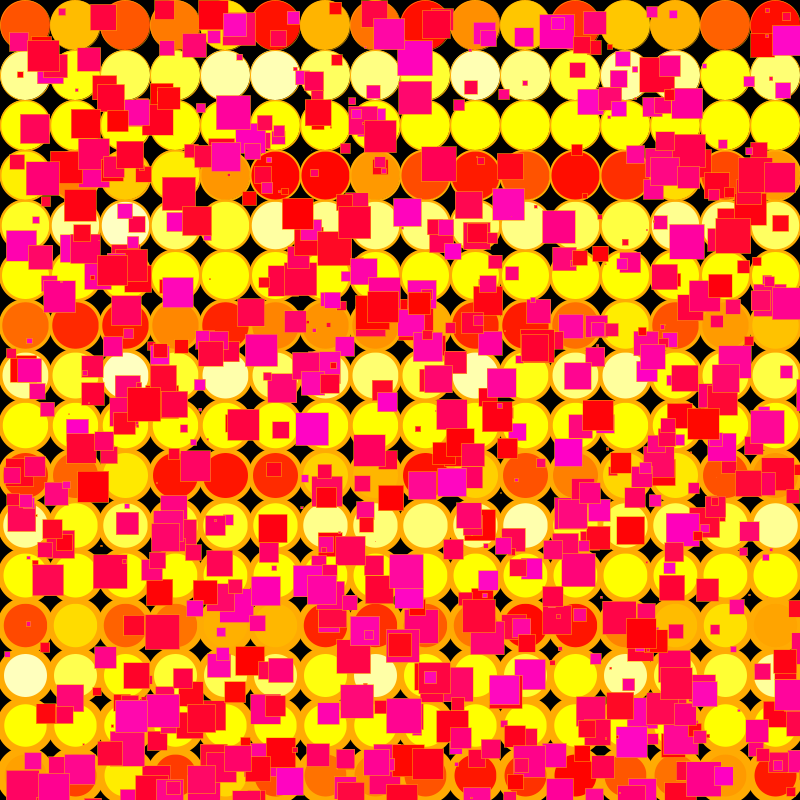
Frame 1 (no input)
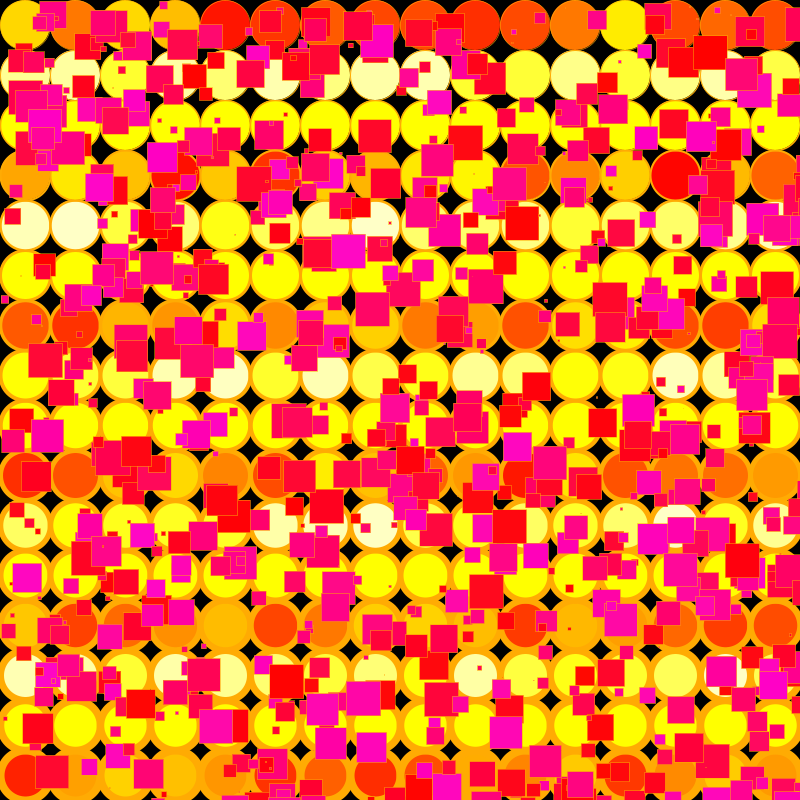
Frame 60 (the mouse pressed at the canvas centre just before this capture)
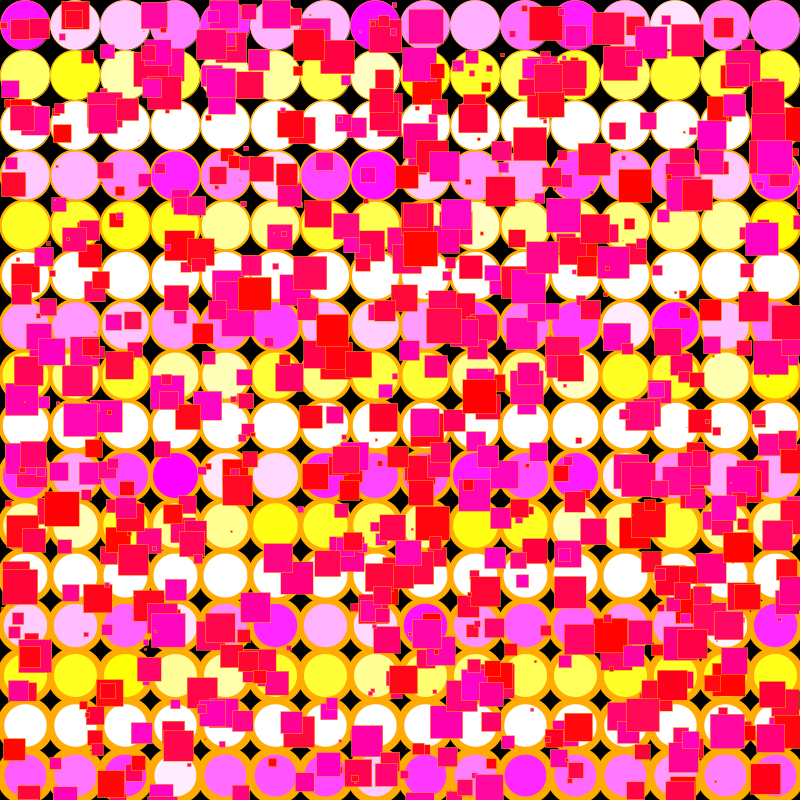
Frame 120 (the mouse held since frame 60 and released just before this capture)

The Processing sketch that drew these frames (run headless with seeded random() and noise(); from frame 60 on, the mouse is pressed at the canvas centre):

// Processing sketch: processing_97611
// ── processing_97611.pde

void setup() {
  size (800, 800);
  frameRate(30); //perquè el moviment sigui fluïd

}

  
void draw(){
  background(0); //fons negre
  
//definició del fons amb el color aleatori i de diferents combinacions
 //he aconseguit que les ellipses no se solapessin separant-les el seu diàmetre   
 for (float i = 25; i<width+25; i = i +50){
    fill(255, random(250), mouseY-50);
    strokeWeight(8);
    stroke(255, 171, 3);
    ellipse(i, 775, 50, 50);} 
  
 for (float i = 25; i<width+25; i = i +50){
    fill(255, mouseX+300, mouseY-50);
    strokeWeight(7.5);
    stroke(255, 171, 3);
    ellipse(i, 725, 50, 50);}

 for (float i = 25; i<width+25; i = i +50){
    fill(255, mouseX+300, random(200));
    strokeWeight(7);
    stroke(255, 171, 3);
    ellipse(i, 675, 50, 50);}
 
 for (float i = 25; i<width+25; i = i +50){
    fill(255, random(250), mouseY-50);
    strokeWeight(6.5);
    stroke(255, 171, 3);
    ellipse(i, 625, 50, 50);}
 
 for (float i = 25; i<width+25; i = i +50){
    fill(255, mouseX+300, mouseY-50);
    strokeWeight(6);
    stroke(255, 171, 3);
    ellipse(i, 575, 50, 50);}
 
 for (float i = 25; i<width+25; i = i +50){
    fill(255, mouseX+300, random(200));
    strokeWeight(5.5);
    stroke(255, 171, 3);
    ellipse(i, 525, 50, 50);}
  
 
 for (float i = 25; i<width+25; i = i +50){
    fill(255, random(250), mouseY-50);
    strokeWeight(5);
    stroke(255, 171, 3);
    ellipse(i, 475, 50, 50);}
 
 
 for (float i = 25; i<width+25; i = i +50){
    fill(255, mouseX+300, mouseY-50);
    strokeWeight(4.5);
    stroke(255, 171, 3);
    ellipse(i, 425, 50, 50);}


 for (float i = 25; i<width+25; i = i +50){
    fill(255, mouseX+300, random(200));
    strokeWeight(4);
    stroke(255, 171, 3);
    ellipse(i, 375, 50, 50);}
 
 
  for (float i = 25; i<width+25; i = i +50){
    fill(255, random(250), mouseY-50);
    strokeWeight(3.5);
    stroke(255, 171, 3);
    ellipse(i, 325, 50, 50);}
  
  
  for (float i = 25; i<width+25; i = i +50){
    fill(255, mouseX+300, mouseY-50);
    strokeWeight(3);
    stroke(255, 171, 3);
    ellipse(i, 275, 50, 50);}
  
  
   for (float i = 25; i<width+25; i = i +50){
    fill(255, mouseX+300, random(200));
    strokeWeight(2.5);
    stroke(255, 171, 3);
    ellipse(i, 225, 50, 50);}
   
   for (float i = 25; i<width+25; i = i +50){
    fill(255, random(250), mouseY-50);
    strokeWeight(2);
    stroke(255, 171, 3);
    ellipse(i, 175, 50, 50);}
  
  
  for (float i = 25; i<width+25; i = i +50){
    fill(255, mouseX+300, mouseY-50);
    strokeWeight(1.5);
    stroke(255, 171, 3);
    ellipse(i, 125, 50, 50);}
  
   for (float i = 25; i<width+25; i = i+50 ){
    fill(255, mouseX+300, random(200));
    strokeWeight(1);
    stroke(255, 171, 3);
    ellipse(i, 75, 50, 50);}

    
  for (float i = 25; i<width+25; i = i+50){
    fill(255, random(250), mouseY-50);
    strokeWeight(0.5);
    stroke(255, 171, 3);
    ellipse(i, 25, 50, 50);}
    
    //aparició dels rectangles en posicions a l'atzar, amb mida aleatòria i color aleatòria
    
    for(int i=0; i<width; i++){
    float posX = random(width);
    float posY = random(height);
    float tamano = random (35);
    fill(255, random(10), random(200));
    rect(posY,posX,tamano,tamano);
  }
    
  
  
    
  }
